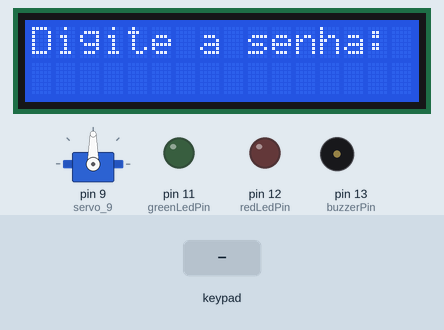
Recording of a sketch running on a simulated Arduino Uno, built with avr-gcc and run on an emulated ATmega328P. Parts: 16×2 character LCD, servo, output pins drawn as LEDs (lit = HIGH), buzzer (waves = sounding). The inputs (shaded band) are chosen by the test bench. What the sketch prints to the serial monitor is not drawn.

Above: at 1.2 s.
1.3 s: keypad keys 8 7 6 5 # pressed 0.4 s apart
At 1.5 s:
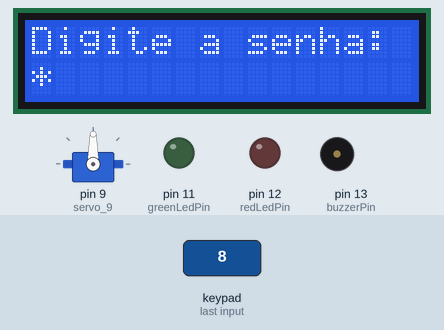
At 4.5 s:
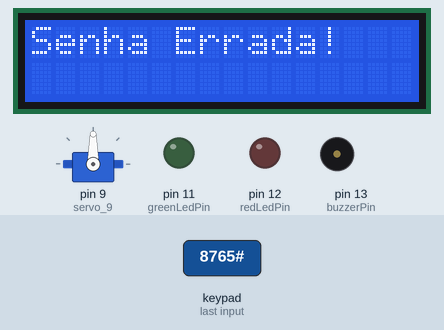
4.8 s: keypad keys 0 0 0 0 # pressed 0.4 s apart
At 9.0 s:
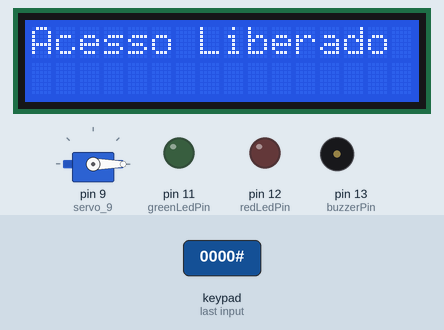
Timing chart, 0 to 15.4 s (numbered marks = the images above; inputs shaded):
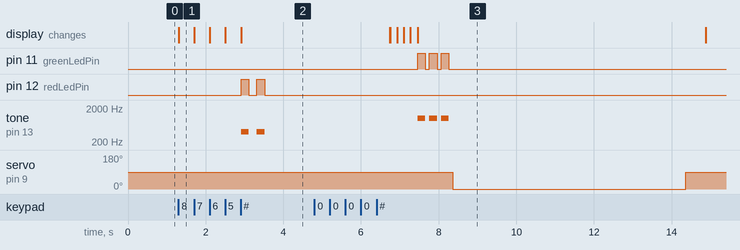

The sketch:

sketch.ino
```cpp
// Bibioteca
#include <Wire.h>
#include <LiquidCrystal_I2C.h>
#include <Keypad.h>
#include <Servo.h>

// Definições de pinos e notas
#define greenLedPin 11 // D11 Pino Arduino Digital
#define redLedPin 12   // D12 Pino Arduino Digital
#define buzzerPin 13   // D13 Pino Arduino Digital

#define NOTE_1 1000 // 1000 Hz
#define NOTE_2 400  //  400 Hz

// Variáveis globais de tempo
int horas, minutos, segundos;
int abrePorta = 0; // posição 0º - Aberto
int fechaPorta = 90; // posição  90º - Fechado
int duracao = 6;    // Duração da Porta Aberta em Segudos (valor * 1000).

// Senha
String senhaCorreta = "0000";
String senhaDigitada = "";

LiquidCrystal_I2C lcd(0x27, 16, 2); // LCD I2C

// Configuração do Keypad
const byte LINHAS = 4;
const byte COLUNAS = 3;

char KEYS[LINHAS][COLUNAS] = {
    {'1', '2', '3'},
    {'4', '5', '6'},
    {'7', '8', '9'},
    {'*', '0', '#'}};

byte pino_linha[LINHAS] = {8, 7, 6, 5}; // D8 - D7 - D6 - D5 (Pino Arduino Digital)
byte pino_coluna[COLUNAS] = {4, 3, 2};  // D4 - D3 - D2 (Pino Arduino Digital)

Keypad keypad = Keypad(makeKeymap(KEYS), pino_linha, pino_coluna, LINHAS, COLUNAS); // A4 - A5 (Pino Arduino Analógica)

Servo servo_9; // D9 (Pino Arduino Pino Digital)

void setup(){

  pinMode(greenLedPin, OUTPUT);
  pinMode(redLedPin, OUTPUT);
  pinMode(buzzerPin, OUTPUT);

  digitalWrite(greenLedPin, LOW);
  digitalWrite(redLedPin, LOW);


  lcd.init();
  lcd.backlight();
  lcd.setCursor(0, 0);
  lcd.print("Digite a senha:");
  lcd.setCursor(0, 1);

  servo_9.attach(9);
  servo_9.write(fechaPorta);
  Serial.begin(9600);
}

void loop(){
  // Atualiza o tempo atual
  unsigned long tempo = millis();
  horas = (tempo / 3600000) % 24;
  minutos = (tempo / 60000) % 60;
  segundos = (tempo / 1000) % 60;

  char key = keypad.getKey();
  if (key)
  {
    // Acesso Liberado
    if (key == '#')
    {
      if (senhaDigitada == senhaCorreta)
      {
        lcd.clear();
        lcd.print("Acesso Liberado");
        alertaAcerto();
        logLiberado();
        delay(500);
      }
      // Acesso Negado
      else
      {
        lcd.clear();
        lcd.print("Senha Errada!");
        alertaError();
        logNegado();
        delay(3000);
      }
      // Resetar Tela
      senhaDigitada = "";
      lcd.clear();
      lcd.setCursor(0, 0);
      lcd.print("Digite a senha:");
      lcd.setCursor(0, 1);
    }
    // Resetar Tela
    else if (key == '*')
    {
      senhaDigitada = "";
      lcd.clear();
      lcd.setCursor(0, 0);
      lcd.print("Digite a senha:");
      lcd.setCursor(0, 1);
    }
    else
    {
      senhaDigitada += key; // Entrada dos Digitos
      lcd.setCursor(senhaDigitada.length() - 1, 1);
      lcd.print("*");
    }
  }
}


// Buzzer Acerto
void alertaAcerto(){
  for (int i = 0; i < 3; i++)
  {
    tone(buzzerPin, NOTE_1);
    digitalWrite(greenLedPin, HIGH);
    delay(200);
    digitalWrite(greenLedPin, LOW);
    noTone(buzzerPin);
    delay(100);
  }

  servo_9.write(abrePorta);
  delay(duracao * 1000);
  servo_9.write(fechaPorta); // A porta irá durar deacordo com a Variavel "duracao"
}
// Buzzer Errado
void alertaError(){
  for (int i = 0; i < 2; i++)
  {
    tone(buzzerPin, NOTE_2);
    digitalWrite(redLedPin, HIGH);
    delay(200);
    digitalWrite(redLedPin, LOW);
    noTone(buzzerPin);
    delay(200);
  }
}

// Enviar hora para o Python - Acesso Liberado
void logLiberado(){
  Serial.print("Acesso Liberado às: ");
  Serial.print(horas);
  Serial.print(":");
  Serial.print(minutos);
  Serial.print(":");
  Serial.println(segundos);
}

// Enviar hora para o Python - Acesso Negado
void logNegado(){
  Serial.print("Acesso Negado às: ");
  Serial.print(horas);
  Serial.print(":");
  Serial.print(minutos);
  Serial.print(":");
  Serial.println(segundos);
}
```

Measured:
- after the input at 1.3 s, pin 12 (redLedPin): alternates HIGH for 0.20 s and LOW for 0.20 s, 4 changes in all, then stays LOW, starting after 1.6 s; tone on pin 13 (buzzerPin): alternates 400 Hz for 0.20 s and silent for 0.20 s, 4 changes in all, then stays silent, starting after 1.6 s; the display: changes at once (image 1)
- after the input at 4.8 s, pin 11 (greenLedPin): alternates HIGH for 0.20 s and LOW for 0.10 s, 6 changes in all, then stays LOW, starting after 2.7 s; tone on pin 13 (buzzerPin): alternates 1000 Hz for 0.20 s and silent for 0.10 s, 6 changes in all, then stays silent, starting after 2.7 s
